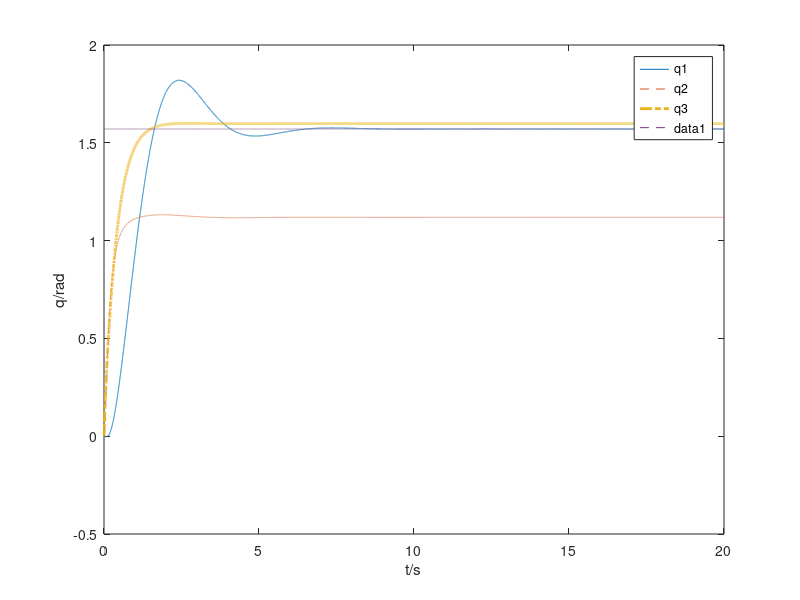

MATLAB code for this plot:
function main_puma_pd 
[t,x] = ode45(@puma_pd,0:0.001:20,[0 0 0 0 0 0]);

plot(t,x(:,1),'-',t,x(:,2),'--',t,x(:,3),'-.','linewidth',2);
legend('q1','q2','q3');
hold on
plot(t,pi*ones(1,length(t))/2,'--');
xlabel('t/s'),ylabel('q/rad');
hold off 
end

function xdot = puma_pd(~,q)
xdot = zeros(6,1);
qd = [pi/2; pi/2; pi/2];

A = [50 0 0; 0 180 0; 0 0 50];
B = [35 0 0; 0 50 0; 0 0 20];
tau = -A*([q(1);q(2);q(3)]-[qd(1);qd(2);qd(3)])-B*[q(4);q(5);q(6)];

xdot(1) = q(4);
xdot(2) = q(5);
xdot(3) = q(6);

H = [22+0.9*cos(q(2))*cos(q(2)), 1.17+1.92*sin(q(2)), -0.3*cos(q(2)+q(3));
    1.17+1.92*sin(q(2)), 1.66, -0.29;
    -0.3*cos(q(2)+q(3)), -0.29, 0.11];
xdot(4:6) = H\(-...
    [-1.8*cos(q(2))*sin(q(2))*q(4)*q(5)+1.92*cos(q(2))*q(5)*q(5)+0.3*sin(q(2)+q(3))*(q(5)+q(6))*q(6);
    91.9*sin(q(2))-3.3*sin(q(2)+q(3))+0.9*sin(q(2))*cos(q(2))*q(4)*q(4)-0.3*sin(q(2)+q(3))*q(4)*q(6);
    0.3*sin(q(2)+q(3))*q(4)*q(5)-3.3*sin(q(2)+q(3))]+tau);
    
end